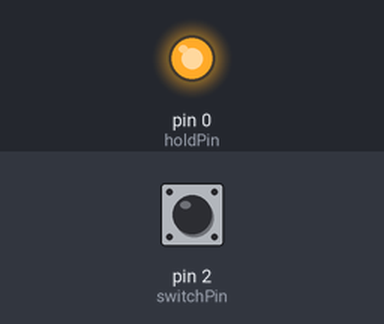
A program run on a simulated Arduino Uno, built with avr-gcc and run on an emulated ATmega328P. Shown: output pins drawn as LEDs (lit = HIGH). Inputs (shaded band) come from the test bench; at power-on: pin 2 (switchPin) HIGH.

Above: at 2.3 s.
2.4 s: pin 2 (switchPin) pulled LOW for 0.65 s
At 4.8 s:
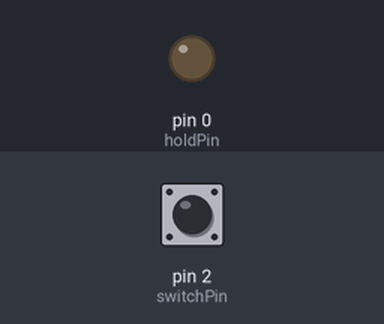
Timing chart, 0 to 6.3 s (numbered marks = the images above; inputs shaded):
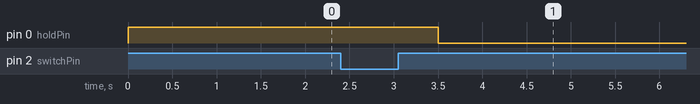

Measured:
- after the input at 2.4 s, pin 0 (holdPin): HIGH → LOW after 1.1 s

The program:

main.cpp
```cpp
#include <Arduino.h>

int holdPin = 0;   // defines GPIO 0 as the hold pin (will hold CH_PD high untill we power down).
int switchPin = 2; // defines GPIO 2 as the Switch read pin (reads the state of the Switch output).
int control = 1;   // sets the control to 1 (it must have been we woke up).

void setup()
{
  pinMode(holdPin, OUTPUT);    // sets GPIO 0 to output
  digitalWrite(holdPin, HIGH); // sets GPIO 0 to high (this holds CH_PD high when the switch is close).

  pinMode(switchPin, INPUT); // sets GPIO 2 to an input so we can read the switch output state
}

void loop()
{
  if ((control) == 0)
  { // if (pir) == 0, which its not first time through as we set it to "1" above
    // send to mqtt close msg
    delay(1000);                // wait for client to close
    digitalWrite(holdPin, LOW); // set GPIO 0 low this takes CH_PD & powers down the ESP
  }
  else
  { // if (control) == 0 is not true
    // keep send to mqtt open msg
    delay(500);
    if (digitalRead(switchPin) != 1)
    {
      control = 0; // set control to false. On the next interation will be sending de close msg.
    }
  }
}
```
